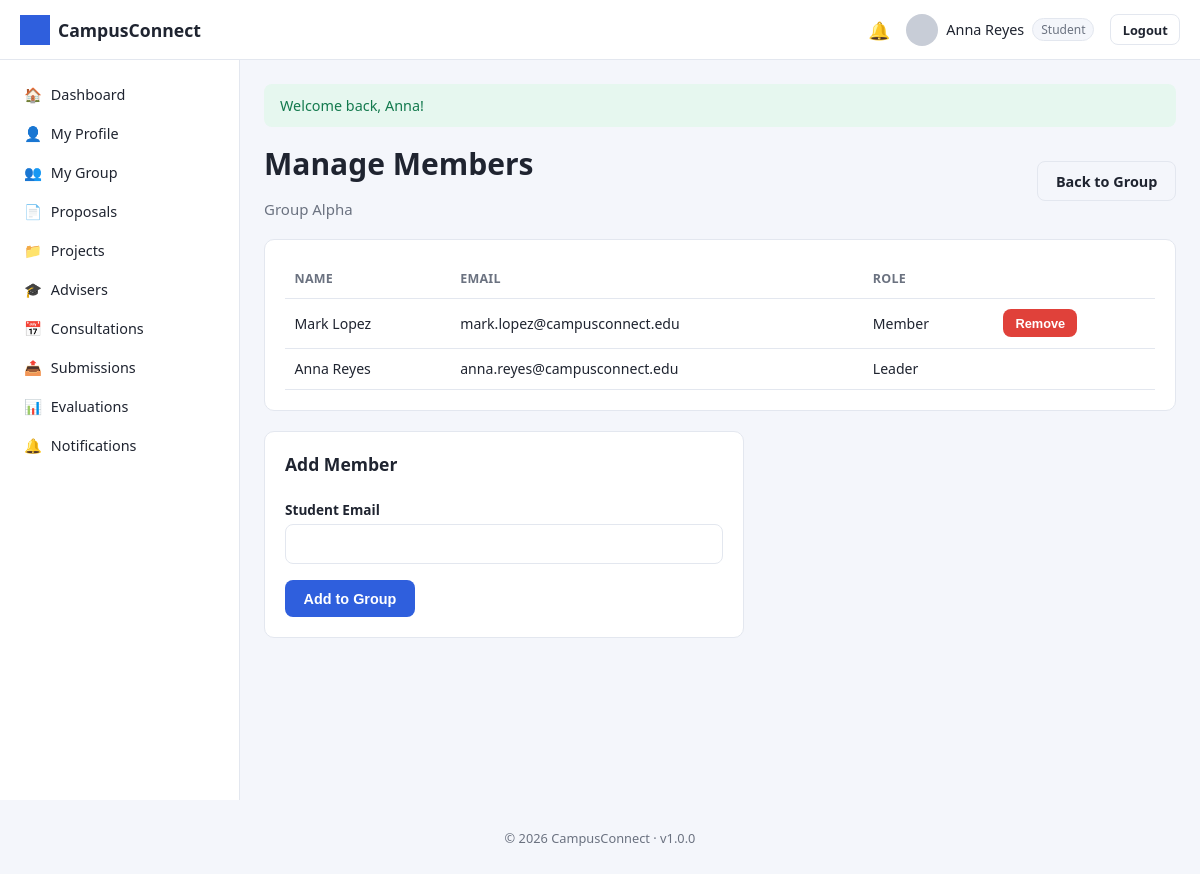
Screenshot of /student/groups/members.php?id=1 (signed in) with the database file from the repository.
### tables this page shows
CREATE TABLE users (
    user_id INT AUTO_INCREMENT PRIMARY KEY,
    role_id INT NOT NULL,
    id_number VARCHAR(50) UNIQUE,
    first_name VARCHAR(100) NOT NULL,
    last_name VARCHAR(100) NOT NULL,
    email VARCHAR(150) NOT NULL UNIQUE,
    password_hash VARCHAR(255) NOT NULL,
    program VARCHAR(150) DEFAULT NULL,
    department VARCHAR(150) DEFAULT NULL,
    profile_photo VARCHAR(255) DEFAULT 'default-profile.png',
    contact_number VARCHAR(30) DEFAULT NULL,
    status ENUM('active','inactive','suspended') DEFAULT 'active',
    remember_token VARCHAR(255) DEFAULT NULL,
    reset_token VARCHAR(255) DEFAULT NULL,
    reset_token_expires DATETIME DEFAULT NULL,
    created_at TIMESTAMP DEFAULT CURRENT_TIMESTAMP,
    updated_at TIMESTAMP DEFAULT CURRENT_TIMESTAMP ON UPDATE CURRENT_TIMESTAMP,
    FOREIGN KEY (role_id) REFERENCES roles(role_id)
);

CREATE TABLE `groups` (
    group_id INT AUTO_INCREMENT PRIMARY KEY,
    group_name VARCHAR(150) NOT NULL,
    group_code VARCHAR(20) UNIQUE,
    leader_id INT NOT NULL,
    adviser_id INT DEFAULT NULL,
    status ENUM('forming','active','disbanded') DEFAULT 'forming',
    created_at TIMESTAMP DEFAULT CURRENT_TIMESTAMP,
    FOREIGN KEY (leader_id) REFERENCES users(user_id),
    FOREIGN KEY (adviser_id) REFERENCES users(user_id)
);

CREATE TABLE group_members (
    id INT AUTO_INCREMENT PRIMARY KEY,
    group_id INT NOT NULL,
    user_id INT NOT NULL,
    role_in_group ENUM('leader','member') DEFAULT 'member',
    joined_at TIMESTAMP DEFAULT CURRENT_TIMESTAMP,
    FOREIGN KEY (group_id) REFERENCES `groups`(group_id) ON DELETE CASCADE,
    FOREIGN KEY (user_id) REFERENCES users(user_id) ON DELETE CASCADE,
    UNIQUE KEY uniq_group_user (group_id, user_id)
);

### includes/functions.php (called while the page is built, shortened)
<?php
function e(?string $value): string
{
    return htmlspecialchars($value ?? '', ENT_QUOTES, 'UTF-8');
}
function isLoggedIn(): bool
{
    return !empty($_SESSION['user_id']);
}
function currentRoleId(): ?int
{
    return $_SESSION['role_id'] ?? null;
}
function currentRoleName(): ?string
{
    $roleId = currentRoleId();
    return $roleId ? (ROLE_NAMES[$roleId] ?? null) : null;
}
function currentUser(): ?array
{
    static $user = null;
    if ($user !== null) {
        return $user;
    }
    $stmt = getDB()->prepare('SELECT * FROM users WHERE user_id = ? LIMIT 1');
    $stmt->execute([$_SESSION['user_id']]);
    $user = $stmt->fetch() ?: null;
    return $user;
}

### config/database.php (called while the page is built, shortened)
<?php
function getDB(): PDO
{
    static $pdo = null;
    if ($pdo === null) {
        $dsn = 'mysql:host=' . DB_HOST . ';dbname=' . DB_NAME . ';charset=' . DB_CHARSET;
        $options = [
            PDO::ATTR_ERRMODE            => PDO::ERRMODE_EXCEPTION,
            PDO::ATTR_DEFAULT_FETCH_MODE => PDO::FETCH_ASSOC,
            PDO::ATTR_EMULATE_PREPARES   => false,
        ];
        try {
            $pdo = new PDO($dsn, DB_USER, DB_PASS, $options);
        } catch (PDOException $e) {
            error_log('Database connection failed: ' . $e->getMessage());
            die('Database connection failed. Please try again later or contact the administrator.');
        }
    }
    return $pdo;
}

### student/groups/members.php (the view, shortened to what this page needs)
<?php
require_once __DIR__ . '/../../config/database.php';
require_once __DIR__ . '/../../includes/functions.php';
$db = getDB();
$user = currentUser();
$groupId = (int) ($_GET['id'] ?? 0);
$stmt = $db->prepare('SELECT * FROM `groups` WHERE group_id = ?');
$stmt->execute([$groupId]);
$group = $stmt->fetch();
$stmt = $db->prepare('SELECT gm.*, u.first_name, u.last_name, u.email
    FROM group_members gm JOIN users u ON u.user_id = gm.user_id
    WHERE gm.group_id = ? ORDER BY gm.role_in_group DESC');
$stmt->execute([$groupId]);
$members = $stmt->fetchAll();
include __DIR__ . '/../../includes/header.php';
?>
<div class="page-header">
    <div><h1>Manage Members</h1><p><?= e($group['group_name']) ?></p></div>
    <a href="<?= BASE_URL ?>/student/groups/view.php?id=<?= $groupId ?>" class="btn btn-outline">Back to Group</a>
</div>
<div class="card">
    <table>
        <thead><tr><th>Name</th><th>Email</th><th>Role</th><th></th></tr></thead>
        <tbody>
        <?php foreach ($members as $m): ?>
            <tr>
                <td><?= e($m['first_name'] . ' ' . $m['last_name']) ?></td>
                <td><?= e($m['email']) ?></td>
                <td><?= e(ucfirst($m['role_in_group'])) ?></td>
                <td>
                    <?php if ($m['role_in_group'] !== 'leader'): ?>
                    <form method="POST" style="display:inline" data-confirm="Remove this member?">
                        <button type="submit" class="btn btn-sm btn-danger">Remove</button>
                    </form>
                    <?php endif; ?>
                </td>
            </tr>
        <?php endforeach; ?>
        </tbody>
    </table>
</div>
<div class="card" style="max-width:480px">
    <div class="card-header"><h3>Add Member</h3></div>
    <form method="POST" novalidate>
        <div class="form-group">
            <label for="email">Student Email</label>
            <input type="email" id="email" name="email" required>
        </div>
        <button type="submit" class="btn btn-primary">Add to Group</button>
    </form>
</div>
<?php include __DIR__ . '/../../includes/footer.php'; ?>

### includes/navbar.php (shortened to what this page needs)
<?php
$navUser = currentUser();
$unread  = $navUser ? unreadNotificationCount((int) $navUser['user_id']) : 0;
$roleName = currentRoleName();
?>
<header class="navbar">
    <div class="navbar-brand">
        <img src="<?= BASE_URL ?>/assets/images/logo.png" alt="<?= e(APP_NAME) ?>" class="navbar-logo">
        <span><?= e(APP_NAME) ?></span>
    </div>
    <div class="navbar-right">
        <a class="navbar-icon" href="<?= BASE_URL ?>/<?= e($roleName) ?>/notifications<?= $roleName === 'student' ? '/index.php' : '.php' ?>" title="Notifications">
            🔔<?php if ($unread > 0): ?><span class="badge-dot"><?= $unread ?></span><?php endif; ?>
        </a>
        <div class="navbar-user">
            <img src="<?= BASE_URL ?>/assets/images/<?= e($navUser['profile_photo'] ?? 'default-profile.png') ?>" class="navbar-avatar" alt="Profile">
            <span><?= e(($navUser['first_name'] ?? '') . ' ' . ($navUser['last_name'] ?? '')) ?></span>
            <span class="role-tag"><?= e(ucfirst($roleName ?? '')) ?></span>
        </div>
        <a class="btn btn-sm btn-outline" href="<?= BASE_URL ?>/logout.php">Logout</a>
    </div>
</header>

### assets/css/style.css (style rules this page uses)
:root { --primary: #2f5fdd; --primary-dark: #23439e; --success: #1fa971; --danger: #e0413a; --warning: #e0a13a; --info: #3aa9e0; --secondary: #6b7280; --bg: #f4f6fb; --card-bg: #ffffff; --border: #e3e7ef; --text: #1f2430; --text-muted: #6b7280; --sidebar-width: 240px; --navbar-height: 60px; --radius: 10px; }
* { box-sizing: border-box; }
body { margin: 0; font-family: 'Segoe UI', Roboto, Helvetica, Arial, sans-serif; background: var(--bg); color: var(--text); font-size: 15px; }
a { color: var(--primary); text-decoration: none; }
h1, h2, h3, h4 { margin: 0 0 .5em; font-weight: 600; }
.app-shell { padding-top: var(--navbar-height); }
.navbar { position: fixed; top: 0; left: 0; right: 0; height: var(--navbar-height); background: var(--card-bg); border-bottom: 1px solid var(--border); display: flex; align-items: center; justify-content: space-between; padding: 0 1.25rem; z-index: 100; }
.navbar-brand { display: flex; align-items: center; gap: .5rem; font-weight: 700; font-size: 1.1rem; }
.navbar-logo { height: 30px; width: 30px; object-fit: contain; }
.navbar-right { display: flex; align-items: center; gap: 1rem; }
.navbar-icon { position: relative; font-size: 1.1rem; }
.navbar-user { display: flex; align-items: center; gap: .5rem; font-size: .9rem; }
.navbar-avatar { width: 32px; height: 32px; border-radius: 50%; object-fit: cover; }
.role-tag { background: var(--bg); border: 1px solid var(--border); border-radius: 20px; padding: 2px 8px; font-size: .75rem; color: var(--text-muted); }
.form-group { margin-bottom: 1rem; text-align: left; }
.form-group label { display: block; font-size: .85rem; margin-bottom: .3rem; font-weight: 600; }
.form-group input, .form-group select, .form-group textarea { width: 100%; padding: .6rem .75rem; border: 1px solid var(--border); border-radius: 8px; font-size: .9rem; font-family: inherit; }
.btn { display: inline-block; padding: .6rem 1.1rem; border-radius: 8px; border: 1px solid transparent; font-size: .9rem; font-weight: 600; cursor: pointer; text-align: center; }
.btn-sm { padding: .35rem .7rem; font-size: .8rem; }
.btn-primary { background: var(--primary); color: #fff; }
.btn-outline { background: transparent; border-color: var(--border); color: var(--text); }
.btn-danger { background: var(--danger); color: #fff; }
.card { background: var(--card-bg); border: 1px solid var(--border); border-radius: var(--radius); padding: 1.25rem; margin-bottom: 1.25rem; }
.card-header { display: flex; align-items: center; justify-content: space-between; margin-bottom: 1rem; }
table { width: 100%; border-collapse: collapse; font-size: .88rem; }
th, td { text-align: left; padding: .65rem .6rem; border-bottom: 1px solid var(--border); }
th { color: var(--text-muted); font-weight: 600; font-size: .78rem; text-transform: uppercase; letter-spacing: .02em; }
.page-header { display: flex; align-items: center; justify-content: space-between; margin-bottom: 1.25rem; flex-wrap: wrap; gap: .75rem; }
.page-header p { color: var(--text-muted); margin: .2rem 0 0; }

### rows the page displays
users: profile_photo (placeholder picture), first_name+last_name "Anna Reyes"
groups: group_name "Group Alpha"
group_members: user.last_name "Mark Lopez", user.email "mark.lopez@campusconnect.edu", role_in_group "Member"
group_members: user.last_name "Anna Reyes", user.email "anna.reyes@campusconnect.edu", role_in_group "Leader"

### other values shown
APP_NAME "CampusConnect"
$roleName "Student"
$icon "🏠"
$label "Dashboard"
$icon "👤"
$label "My Profile"
$icon "👥"
$label "My Group"
$icon "📄"
$label "Proposals"
$icon "📁"
$label "Projects"
$icon "🎓"
$label "Advisers"
$icon "📅"
